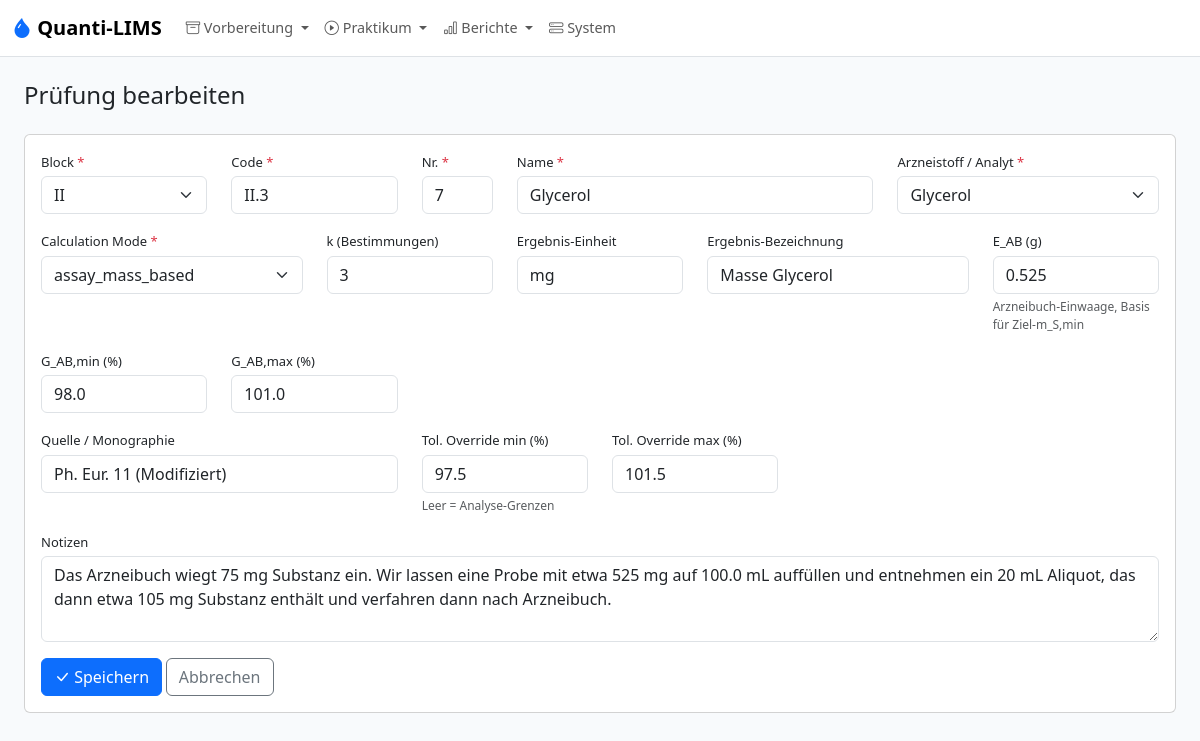
The app's page /admin/analyses/7/edit, older data.
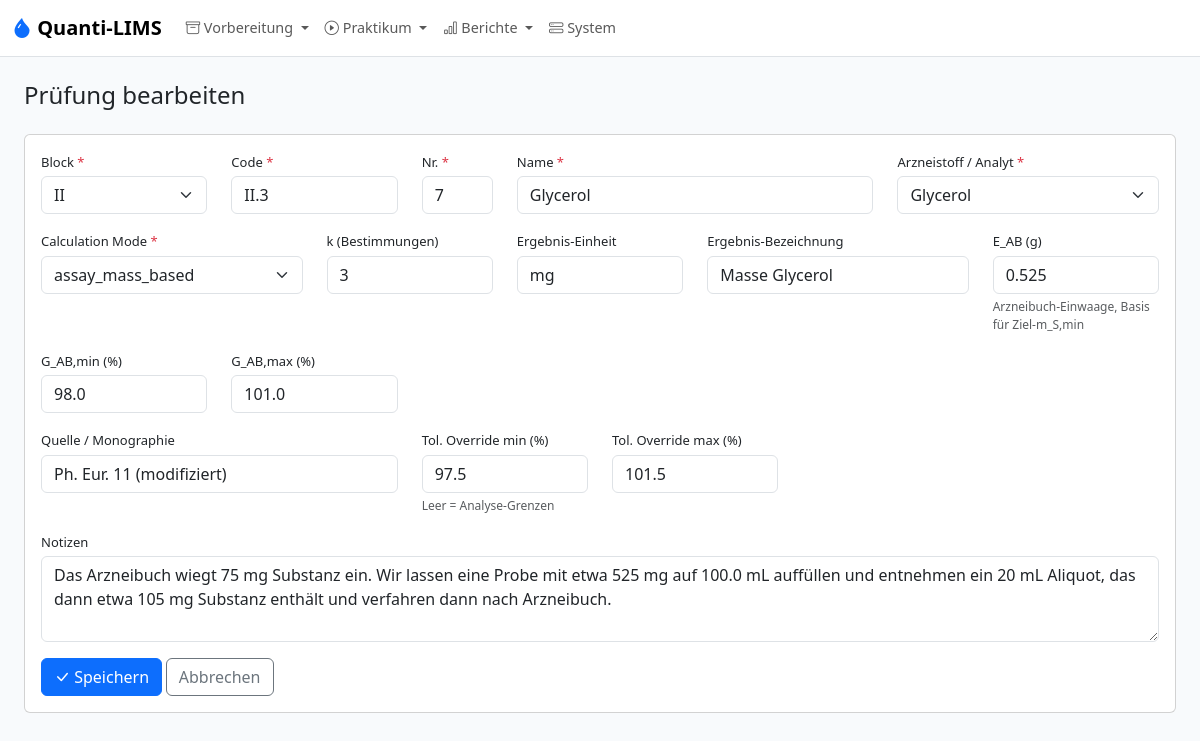
The same page, newer data.
### models.py (models this page shows, shortened)
class Analysis(db.Model):
    __tablename__ = "analysis"
    id = db.Column(db.Integer, primary_key=True)
    block_id = db.Column(db.Integer, db.ForeignKey("block.id"), nullable=False)
    code = db.Column(db.String(10), unique=True, nullable=False)
    ordinal = db.Column(db.Integer, nullable=False)
    name = db.Column(db.String(200), nullable=False)
    substance_id = db.Column(db.Integer, db.ForeignKey("substance.id"), nullable=False)
    k_determinations = db.Column(db.Integer, nullable=False, default=3)
    result_unit = db.Column(db.String(20), nullable=False, default="%")
    result_label = db.Column(db.String(50), nullable=False, default="Gehalt")
    calculation_mode = db.Column(db.String(50), nullable=False, default=MODE_ASSAY_MASS_BASED)
    e_ab_g = db.Column(db.Float)
    g_ab_min_pct = db.Column(db.Float)
    g_ab_max_pct = db.Column(db.Float)
    source_reference = db.Column(db.String(255))
    tolerance_override_min_pct = db.Column(db.Float)
    tolerance_override_max_pct = db.Column(db.Float)
    notes = db.Column(db.Text)
    block = db.relationship("Block", back_populates="analyses")
    substance = db.relationship("Substance", back_populates="analyses")
    method = db.relationship("Method", back_populates="analysis", uselist=False)
    batches = db.relationship("SampleBatch", back_populates="analysis")

### app.py (the view, shortened to what this page needs)
    @app.route("/admin/analyses/new", methods=["GET", "POST"])
    @app.route("/admin/analyses/<int:id>/edit", methods=["GET", "POST"])
    def admin_analysis_form(id=None):
        item = Analysis.query.get(id) if id else Analysis()
        blocks = Block.query.order_by(Block.code).all()
        substances = Substance.query.order_by(Substance.name).all()
        block_opts = [(b.id, b.code) for b in blocks]
        sub_opts = [(s.id, s.name) for s in substances]
        mode_opts = [
            (MODE_ASSAY_MASS_BASED, "assay_mass_based"),
            (MODE_TITRANT_STANDARDIZATION, "titrant_standardization"),
        ]
        return render_template("admin/analysis_form.html", item=item, block_opts=block_opts, sub_opts=sub_opts, mode_opts=mode_opts)

### templates/admin/analysis_form.html (shortened to what this page needs)
{% extends "base.html" %}
{% from "macros.html" import field, select, textarea %}
{% block content %}
<h4 class="mb-4">Prüfung {{ 'bearbeiten' if item.id else 'anlegen' }}</h4>
<div class="card"><div class="card-body">
<form method="POST">
  <div class="row">
    <div class="col-md-2">{{ select("block_id", "Block", block_opts, item.block_id, required=true) }}</div>
    <div class="col-md-2">{{ field("code", "Code", item.code, required=true, placeholder="z.B. I.2") }}</div>
    <div class="col-md-1">{{ field("ordinal", "Nr.", item.ordinal, type="number", required=true) }}</div>
    <div class="col-md-4">{{ field("name", "Name", item.name, required=true) }}</div>
    <div class="col-md-3">{{ select("substance_id", "Arzneistoff / Analyt", sub_opts, item.substance_id, required=true) }}</div>
  </div>
  <div class="row">
    <div class="col-md-3">{{ select("calculation_mode", "Calculation Mode", mode_opts, item.calculation_mode or 'assay_mass_based', required=true) }}</div>
    <div class="col-md-2">{{ field("k_determinations", "k (Bestimmungen)", item.k_determinations or 3, type="number") }}</div>
    <div class="col-md-2">{{ field("result_unit", "Ergebnis-Einheit", item.result_unit or '%') }}</div>
    <div class="col-md-3">{{ field("result_label", "Ergebnis-Bezeichnung", item.result_label or 'Gehalt') }}</div>
    <div class="col-md-2" id="e_ab_group">{{ field("e_ab_g", "E_AB (g)", item.e_ab_g, type="number", step="0.001", help="Arzneibuch-Einwaage, Basis für Ziel-m_S,min") }}</div>
    <div class="col-md-2" id="g_ab_min_group">{{ field("g_ab_min_pct", "G_AB,min (%)", item.g_ab_min_pct, type="number", step="0.1") }}</div>
    <div class="col-md-2" id="g_ab_max_group">{{ field("g_ab_max_pct", "G_AB,max (%)", item.g_ab_max_pct, type="number", step="0.1") }}</div>
  </div>
  <div class="row">
    <div class="col-md-4">{{ field("source_reference", "Quelle / Monographie", item.source_reference, placeholder="z.B. Ph. Eur. 11.0") }}</div>
    <div class="col-md-2">{{ field("tolerance_override_min_pct", "Tol. Override min (%)", item.tolerance_override_min_pct, type="number", step="0.1", help="Leer = Analyse-Grenzen") }}</div>
    <div class="col-md-2">{{ field("tolerance_override_max_pct", "Tol. Override max (%)", item.tolerance_override_max_pct, type="number", step="0.1") }}</div>
  </div>
  {{ textarea("notes", "Notizen", item.notes) }}
  <button type="submit" class="btn btn-primary"><i class="bi bi-check-lg"></i> Speichern</button>
  <a href="{{ url_for('admin_analyses') }}" class="btn btn-outline-secondary">Abbrechen</a>
</form>
</div></div>
{% endblock %}

### templates/macros.html (shortened to what this page needs)
{% macro field(name, label, value="", type="text", required=false, step="", placeholder="", help="") %}
<div class="mb-3">
  <label for="{{ name }}" class="form-label">{{ label }}{% if required %} <span class="text-danger">*</span>{% endif %}</label>
  {% if type == "number" and step %}
  <input type="text" inputmode="decimal" class="form-control" id="{{ name }}" name="{{ name }}"
         value="{{ value if value is not none else '' }}"
         {% if placeholder %}placeholder="{{ placeholder }}"{% endif %}>
  {% else %}
  <input type="{{ type }}" class="form-control" id="{{ name }}" name="{{ name }}"
         value="{{ value if value is not none else '' }}"
         {% if required %}required{% endif %}
         {% if placeholder %}placeholder="{{ placeholder }}"{% endif %}>
  {% endif %}
  {% if help %}<div class="form-text">{{ help }}</div>{% endif %}
</div>
{% endmacro %}
{% macro select(name, label, options, selected=None, required=false, blank="– Bitte wählen –") %}
<div class="mb-3">
  <label for="{{ name }}" class="form-label">{{ label }}{% if required %} <span class="text-danger">*</span>{% endif %}</label>
  <select class="form-select" id="{{ name }}" name="{{ name }}" {% if required %}required{% endif %}>
    {% for val, text in options %}
    <option value="{{ val }}" {% if val == selected %}selected{% endif %}>{{ text }}</option>
    {% endfor %}
  </select>
</div>
{% endmacro %}
{% macro textarea(name, label, value="", rows=3) %}
<div class="mb-3">
  <label for="{{ name }}" class="form-label">{{ label }}</label>
  <textarea class="form-control" id="{{ name }}" name="{{ name }}" rows="{{ rows }}">{{ value if value else '' }}</textarea>
</div>
{% endmacro %}

Row changes from the older to the newer data that the page shows:
changed Analysis "II.3": source_reference "Ph. Eur. 11 (Modifiziert)" → "Ph. Eur. 11 (modifiziert)"
